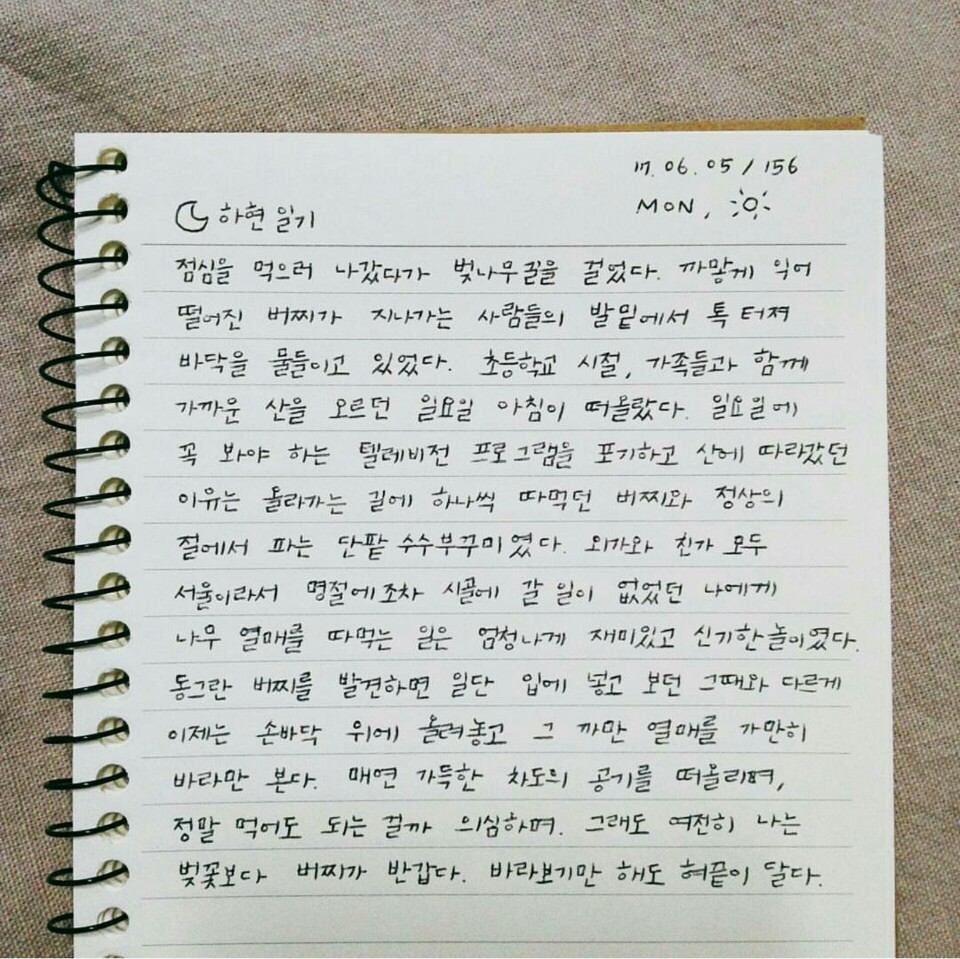
#> input picture test/1.jpg, 960 x 959 px
$ python korean.py
#> lines starting #> are read from the running program, lines starting #| are printed output that depends on the picture; after the words box and inside, x2 and y2 are one past the last pixel; in counts of white or black regions, pixels touching at a corner belong together
from PIL import Image, ImageFilter
import pytesseract

# Tesseract 경로 설정 (Windows 사용자만 필요)
pytesseract.pytesseract.tesseract_cmd = r"C:\Program Files\Tesseract-OCR\tesseract.exe"

# 이미지 파일 경로
image_path = "1.jpg"

try:
    # 이미지 열기
    image = Image.open(image_path)
#> image is the input picture: PIL image 960x959 RGB; mean R, G, B 183.7, 185, 178.6

    # ---- 전처리 시작 ----
    # 1. 흑백 변환
    image = image.convert("L")  # Grayscale로 변환
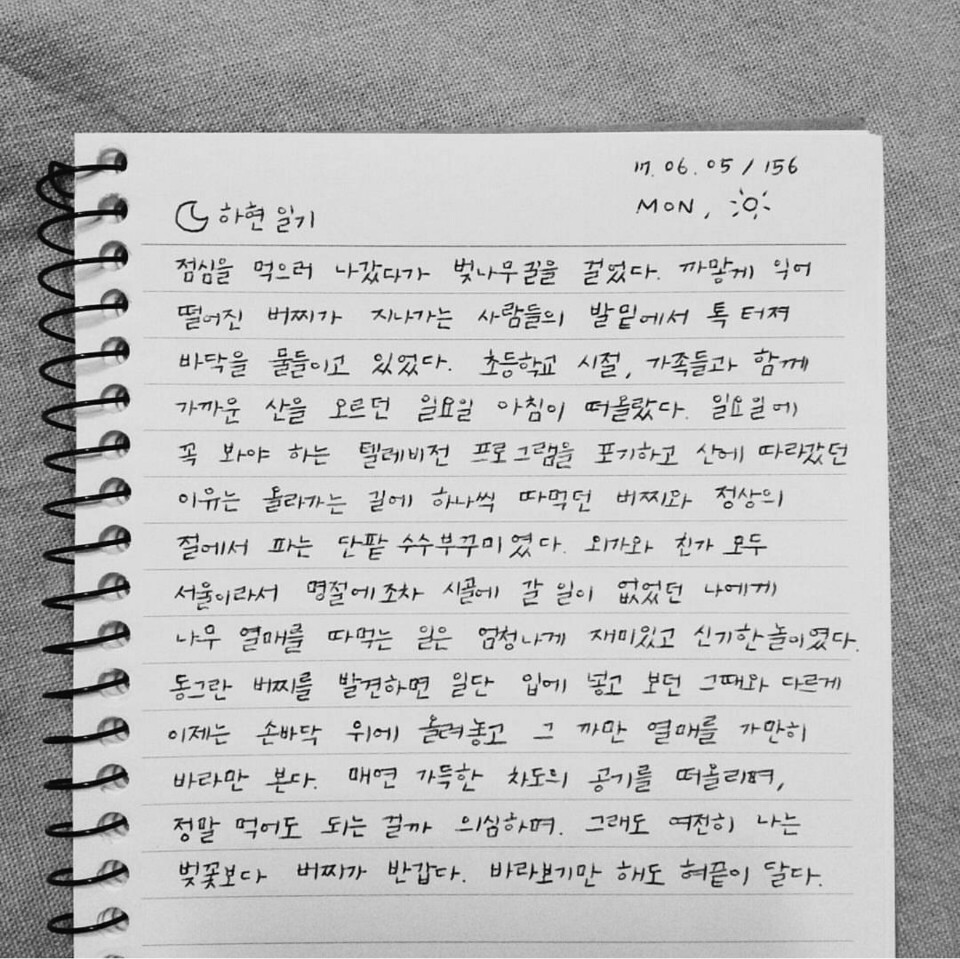
#> image: PIL image 960x959 L; min 1, max 255, mean 183.8
    print("이미지 흑백 변환 완료")

    # 2. 이진화 (Threshold)
    threshold = 140  # 임계값
    image = image.point(lambda x: 0 if x < threshold else 255)
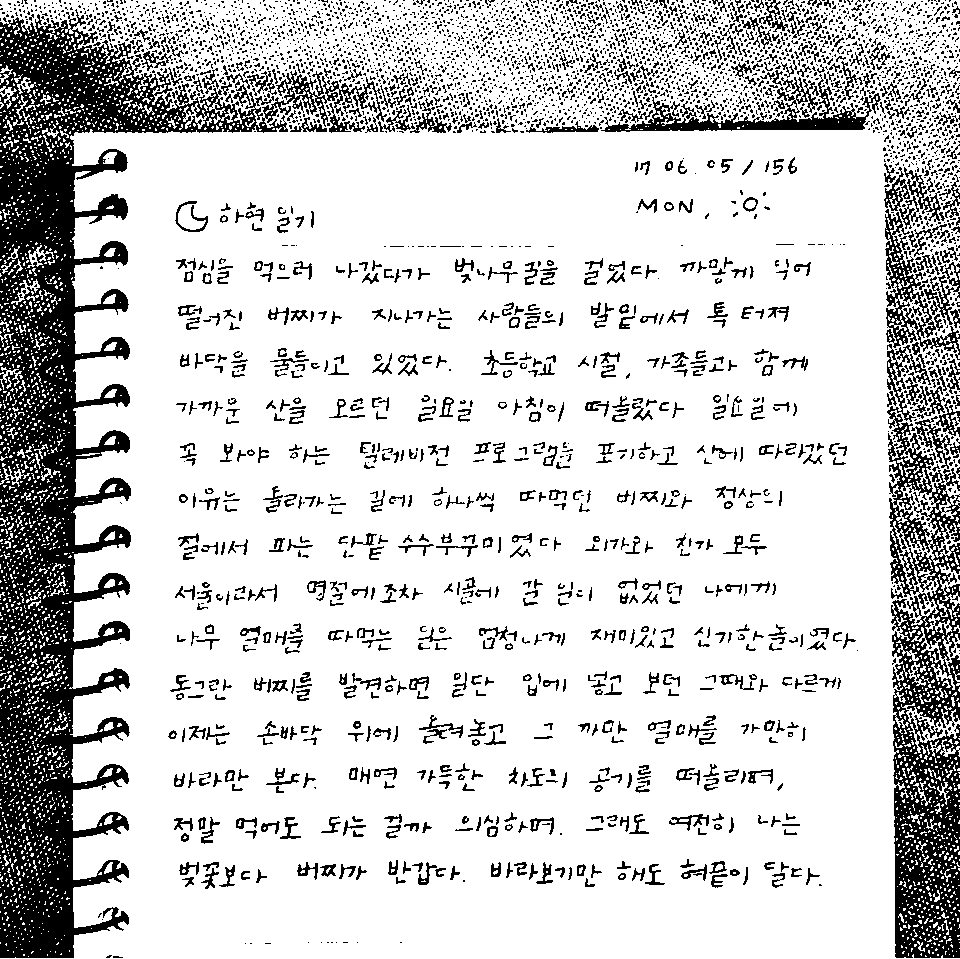
#> image: PIL image 960x959 L; 80.7% white; 4481 black regions (3555 under 20 px), largest, box (x1, y1, x2, y2) and area: (0, 9, 387, 958) 78572, (887, 344, 960, 958) 23161, (601, 74, 881, 132) 3891
    print("이미지 이진화 완료 (임계값: {})".format(threshold))

    # 3. 노이즈 제거 (필터링)
    image = image.filter(ImageFilter.MedianFilter(size=3))
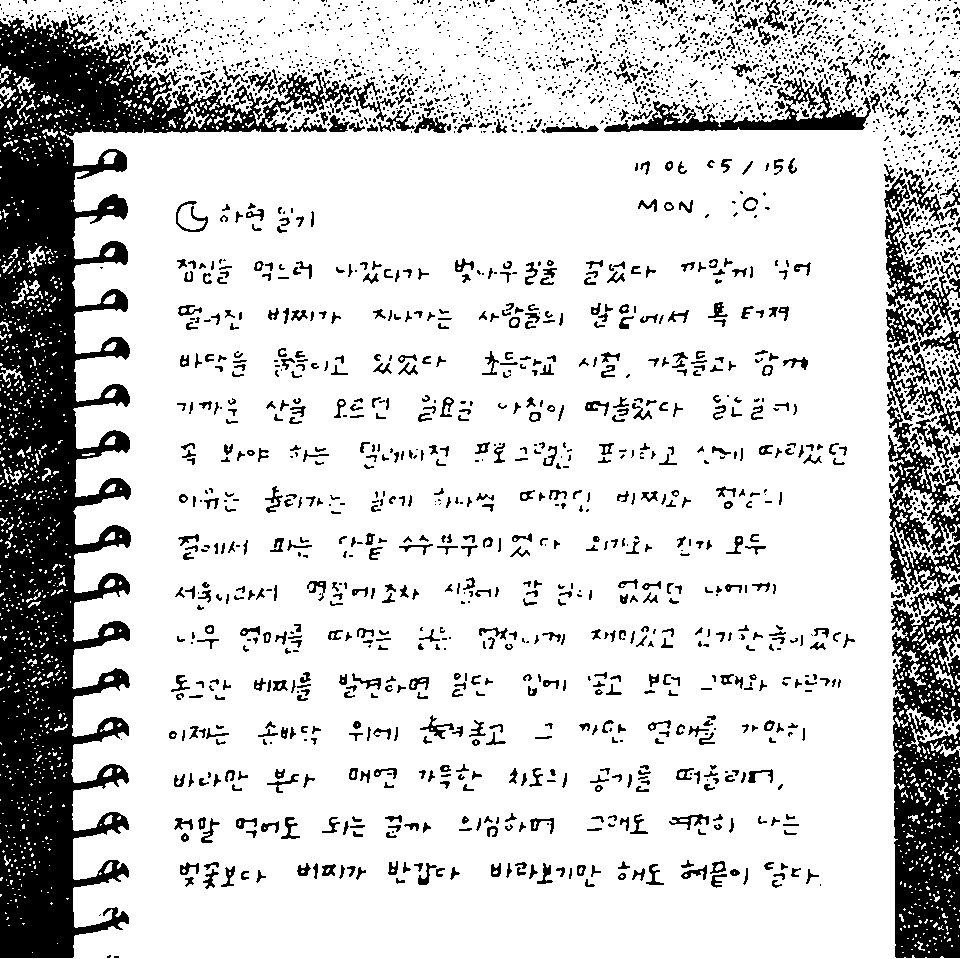
#> image: PIL image 960x959 L; 81.2% white; 2903 black regions (2048 under 20 px), largest, box (x1, y1, x2, y2) and area: (0, 14, 396, 958) 85320, (887, 406, 960, 958) 24347, (604, 78, 871, 132) 3924
    print("이미지 노이즈 제거 완료")
    # ---- 전처리 끝 ----

    # 변환된 이미지 저장 (디버깅용)
    processed_image_path = "processed_image.jpg"
    image.save(processed_image_path)
    print(f"전처리된 이미지 저장: {processed_image_path}")

    # OCR 실행 (한글 인식)
    custom_config = r"--psm 6 --oem 3"  # 페이지 세그먼트 모드와 OCR 엔진 모드 설정
#> (the run stopped early here; a loop or call above may not have finished)

$ run again, with test/2.jpg copied over test/1.jpg
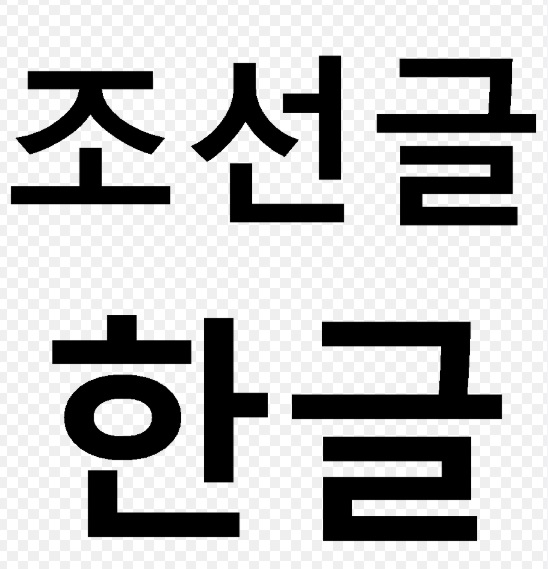
#> input picture test/2.jpg, 548 x 569 px
#> image is the input picture: PIL image 548x569 RGB; mean R, G, B 187.7, 187.7, 187.7
#> `image = image.point(lambda x: 0 if x < threshold else 255)`:
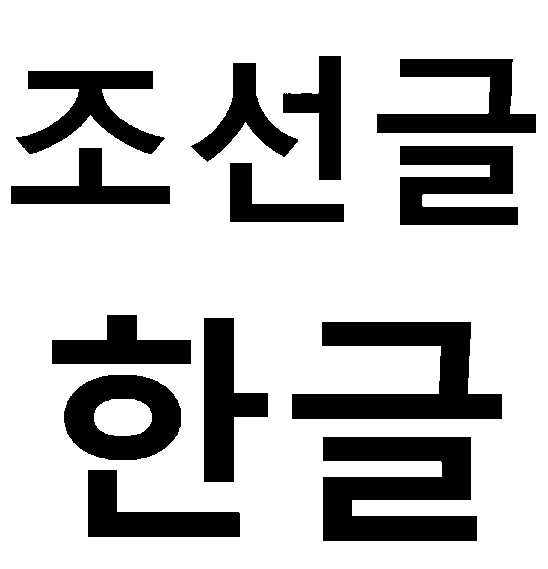
#> image: PIL image 548x569 L; 76% white; 13 black regions, largest, box (x1, y1, x2, y2) and area: (323, 437, 477, 541) 11735, (292, 322, 502, 419) 10208, (400, 146, 518, 225) 6756
